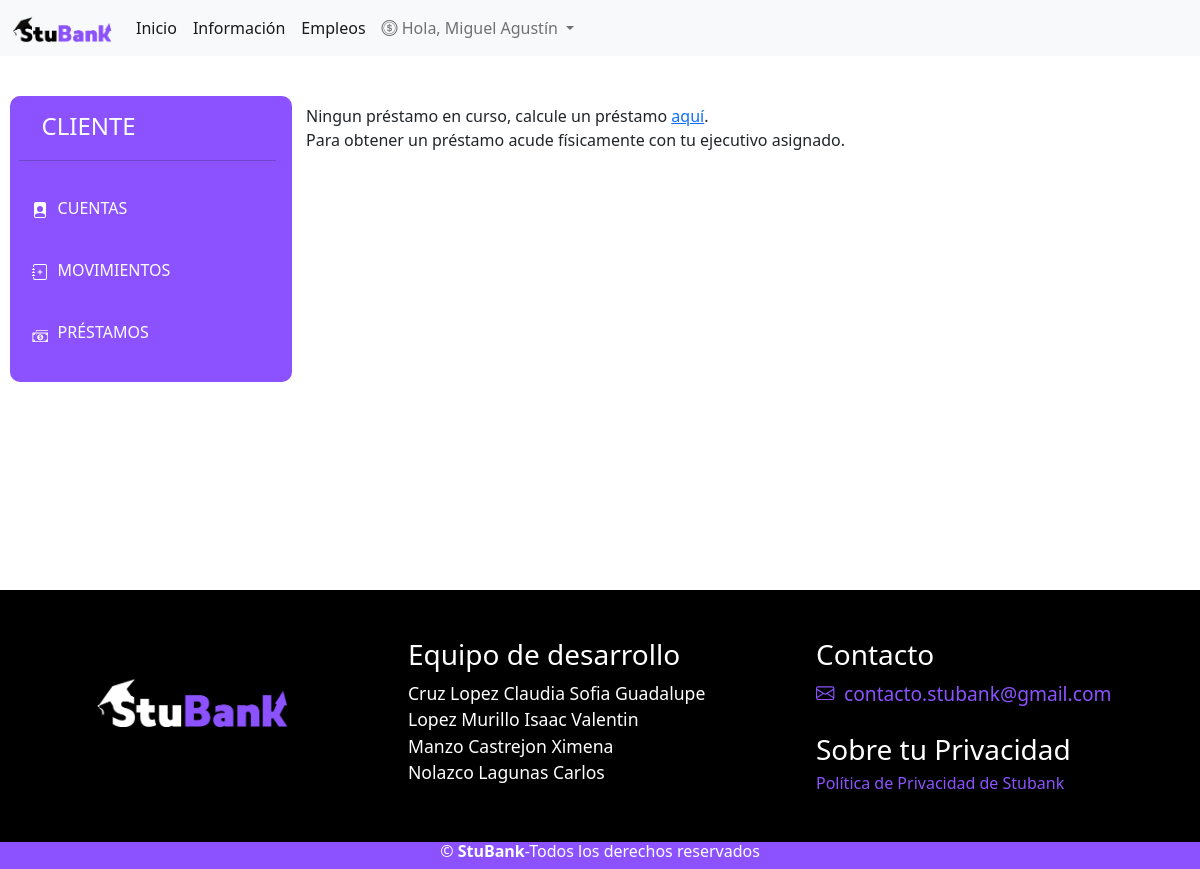
The page /cliente/prestamos.php (signed in) on the database as committed earlier.
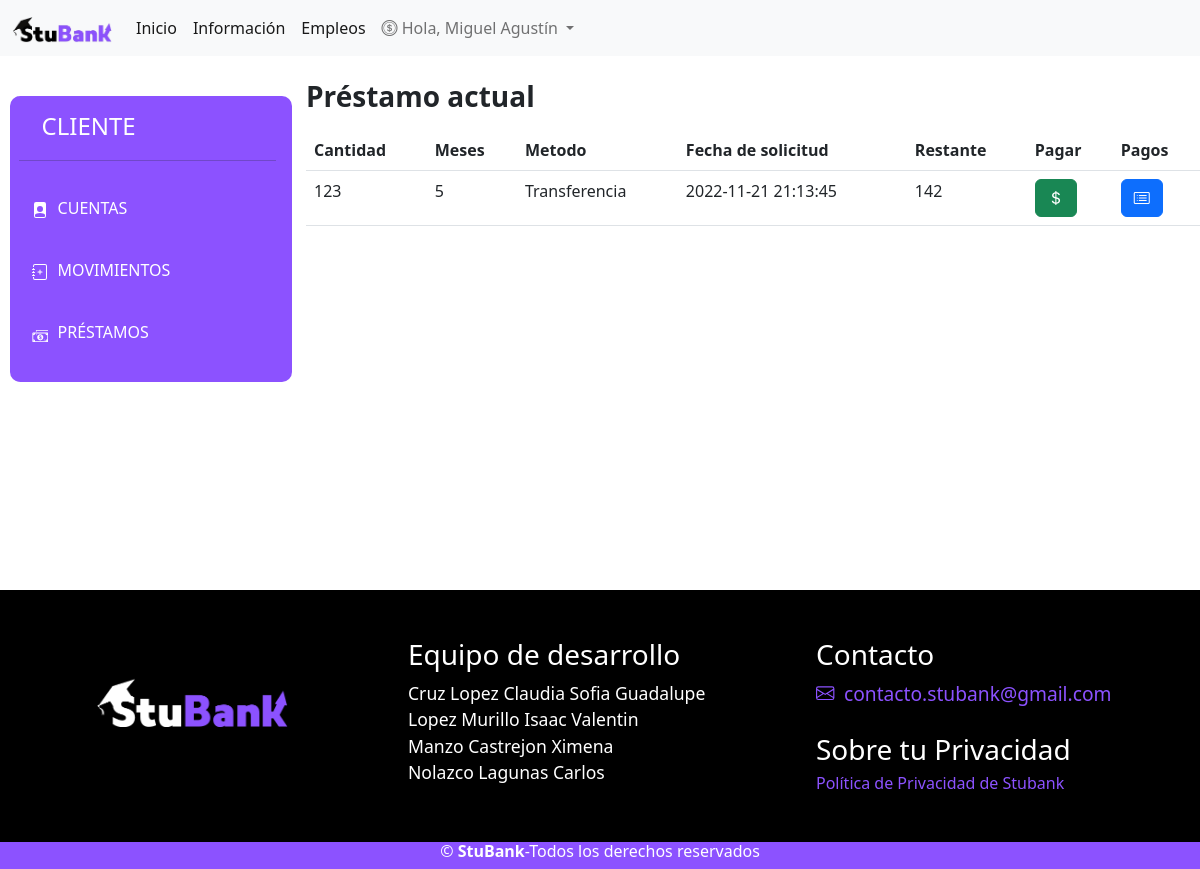
The same page on the database as committed later.
### tables this page shows
CREATE TABLE `prestamos` (
  `id_prest` int(11) NOT NULL,
  `solicitanteEje` varchar(9) NOT NULL,
  `solicitanteCl` varchar(9) NOT NULL,
  `cantidad` double NOT NULL,
  `meses` int(11) NOT NULL,
  `deuda` double NOT NULL,
  `metodo` tinyint(4) NOT NULL,
  `fecha` datetime NOT NULL DEFAULT current_timestamp(),
  `estatus` int(11) NOT NULL
);

### cliente/prestamos.php (the view, shortened to what this page needs)
<?php
    $cuenta = $_SESSION['cuenta'];
    include('../view/conexion.php');
    $obtencion3 = "SELECT * FROM cuentas where nCliente = '$cuenta' AND tipo = 'B'";
    $resultado3 = $mysqli->query($obtencion3);
    $cuentaCred = $resultado3->fetch_assoc();
    if(!empty($cuentaCred)){
        $cuentaPres = $cuentaCred['cuenta'];
        $obtencion = "SELECT * FROM prestamos WHERE solicitanteCl = '$cuentaPres' AND estatus = 2";
        $resultado = mysqli_query($mysqli,$obtencion);
        $prestamos = $resultado->fetch_all(MYSQLI_ASSOC);
    }else{
        $cuentaCred = '';
        $prestamos = null;
        $prestamos2 = null;
    }
    $metodo = ['', 'Efectivo', 'Transferencia'];
?>
<!DOCTYPE html>
<html lang="es">
<head>
    <link rel="stylesheet" href="../src/css/menu.css">
    <link rel="stylesheet" href="../src/css/estilos.css">
    <link href="https://cdn.jsdelivr.net/npm/bootstrap@5.2.0/dist/css/bootstrap.min.css" rel="stylesheet">
    <link rel="stylesheet" href="https://cdn.jsdelivr.net/npm/bootstrap-icons@1.9.1/font/bootstrap-icons.css">
</head>
<header>
    <?php include('../view/navbar.php'); ?>
</header>
<body>
    <div class="row">
        <?php include('menu.php'); ?>
        <div class="col-md-9">
            <?php if($prestamos != null):?>
            <h3><b>Préstamo actual</b></h3>
            <table class="table mt-3">
                <thead>
                    <th scope="col">Cantidad</th>
                    <th scope="col">Meses</th>
                    <th scope="col">Metodo</th>
                    <th scope="col">Fecha de solicitud</th>
                    <th scope="col">Restante</th>
                    <th scope="col">Pagar</th>
                    <th scope="col">Pagos</th>
                </thead>
                <tbody>
                    <?php foreach($prestamos as $prestamo): ?>
                        <tr>
                            <td><?=$prestamo['cantidad']?></td>
                            <td><?=$prestamo['meses']?></td>
                            <td><?=$metodo[$prestamo['metodo']]?></td>
                            <td><?=$prestamo['fecha']?></td>
                            <td><?=round($prestamo['deuda'],2)?></td>
                            <td><a href="formPagoPres.php?id=<?=$prestamo['id_prest']?>&deu=<?=$prestamo['deuda']?>" class="btn btn-success"><i class="bi bi-currency-dollar"></i></a></td>
                            <td><a href="pagos.php?id=<?=$prestamo['id_prest']?>" class="btn btn-primary"><i class="bi bi-card-list"></i></a></td>
                        </tr>
                    <?php endforeach ?>
                </tbody>
            </table>
            <?php elseif($prestamos == null):?>
                <br>Ningun préstamo en curso, calcule un préstamo <a href="calc.php" >aquí</a>.<br>
                Para obtener un préstamo acude físicamente con tu ejecutivo asignado.
            <?php endif;?>
            <br>
        </div>
    </div>
</body>
<footer style="margin-top:14rem;">
    <?php include('../view/footer.php'); ?>
</footer>
</html>

Rows that differ between the two databases and show on the page:
added prestamos: cantidad "123", meses "5", metodo "Transferencia", fecha "2022-11-21 21:13:45", deuda "142"
Other text that changed with them:
text no longer shown: "Ningun préstamo en curso, calcule un préstamo aquí . Para obtener un préstamo acude físicamente con tu ejecutivo asignado."
text now shown: "Préstamo actual Cantidad Meses Metodo Fecha de solicitud Restante Pagar Pagos"
